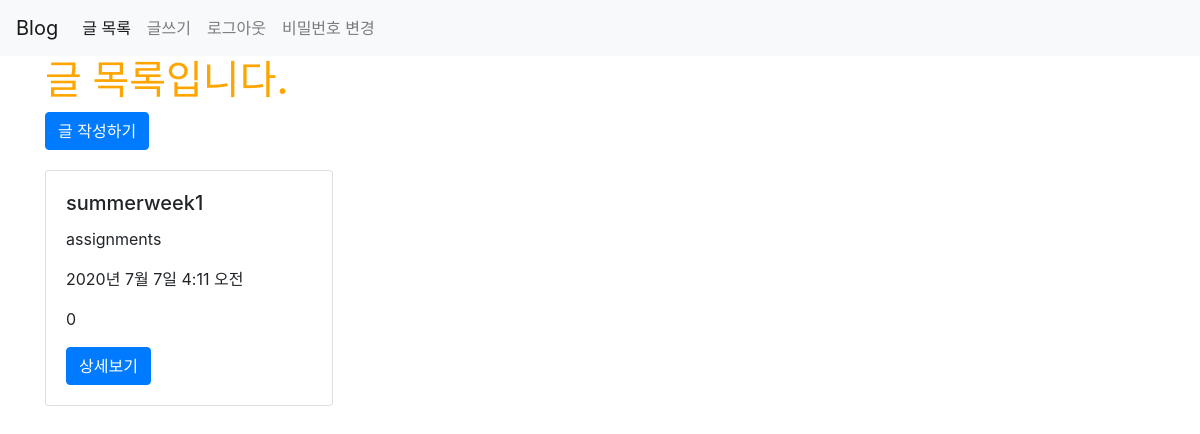
The app's page /posts/ (signed in), older data.
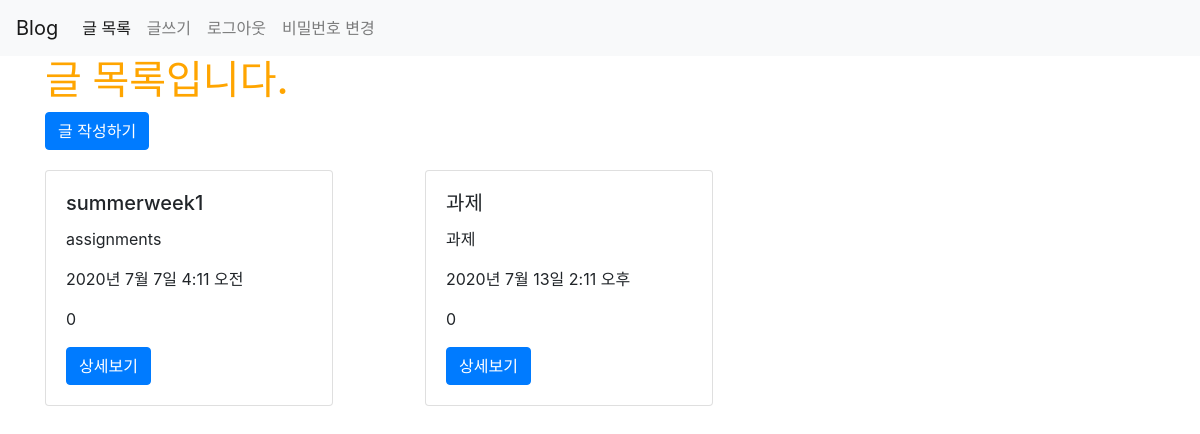
The same page, newer data.
### posts/models.py (models this page shows)
class Post(models.Model):
    title= models.CharField (max_length=50, null=False)
    content= models.TextField ()
    view_count= models.IntegerField (default=0)
    created_at= models.DateTimeField (auto_now_add= True)
    updated_at= models.DateTimeField (auto_now= True)
    image = models.ImageField(upload_to='images/', null=True)
    user = models.ForeignKey(User, on_delete = models.CASCADE, null=True)

### posts/views.py (the view)
# urls.py: path('', main, name="main"),
def main(request):
    posts=Post.objects.all()
    return render(request, 'posts/main.html', {'posts':posts})

### posts/templates/posts/main.html
{% extends 'base.html' %}
{% load static %}
{% block content %}
{% include 'shared/_navbar.html'%}
{% if user.is_authenticated %}
    <div class="container">
     <h1>글 목록입니다.</h1>
     <a href="{% url 'posts:new' %}" class="btn btn-primary">글 작성하기</a>
     <div class="row">
         {% for post in posts %}
         <div class="col-md-4 col-12">
              <div class="card" style="width: 18rem; margin-top: 20px;">
                   <div class="card-body">
                       <h5 class="card-title">{{ post.title }}</h5>
                        <p class="card-text">{{ post.content }}</p>
                         <p>{{ post.created_at }}</p>
                         <p>{{ post.view_count }}</p>
                          <a href="{% url 'posts:show' post.pk %}" class="btn btn-primary">상세보기</a>
                        </div>
                    </div>
                </div>
                 {% endfor %}
            </div>
         </div>
        {% else %}
            <h3>로그인 후 이용 가능합니다.</h3>
            <a href="{% url 'account_login' %}" class="btn btn-warning"> 로그인</a>
            <a href="{% url 'account_signup' %}" class="btn btn-warning"> 회원가입</a>
        {% endif %}
    {% endblock %}

Row changes from the older to the newer data that the page shows:
added Post: title "과제", content "과제", created_at "2020년 7월 13일 2:11 오후", view_count "0"
